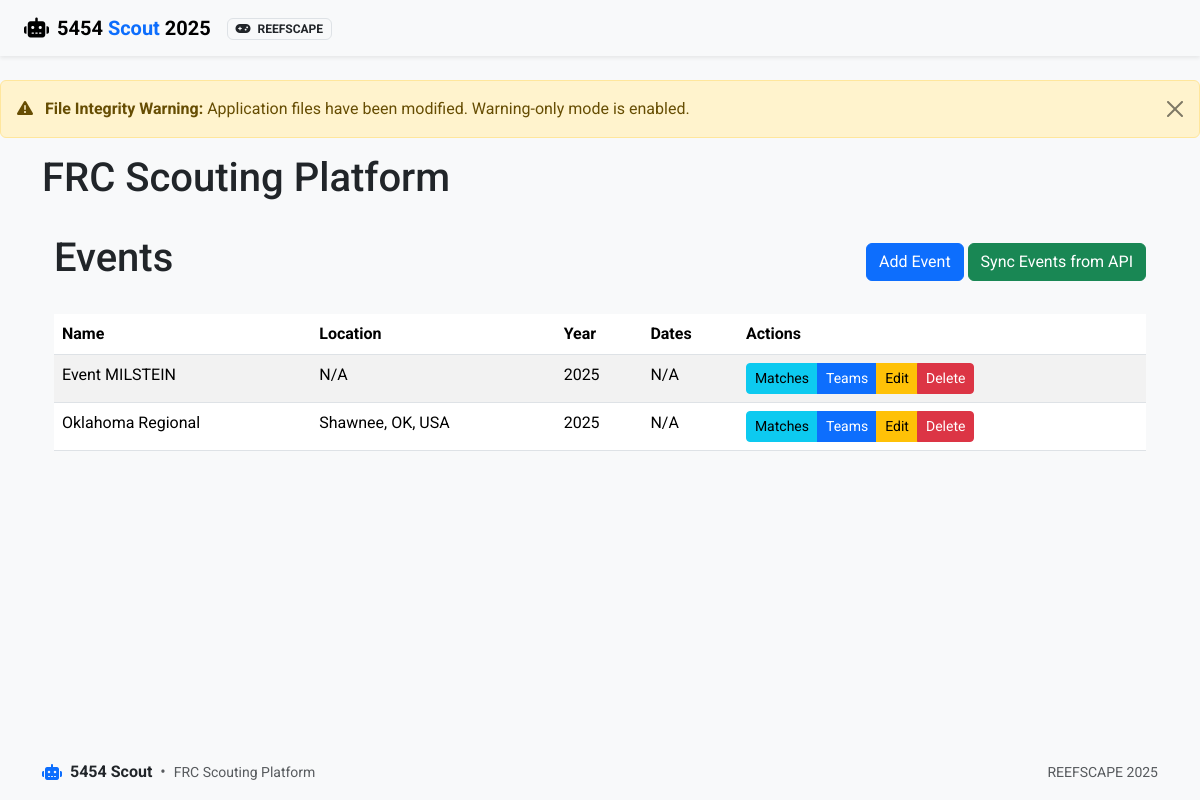
/events/, run on an earlier commit of the app's database.
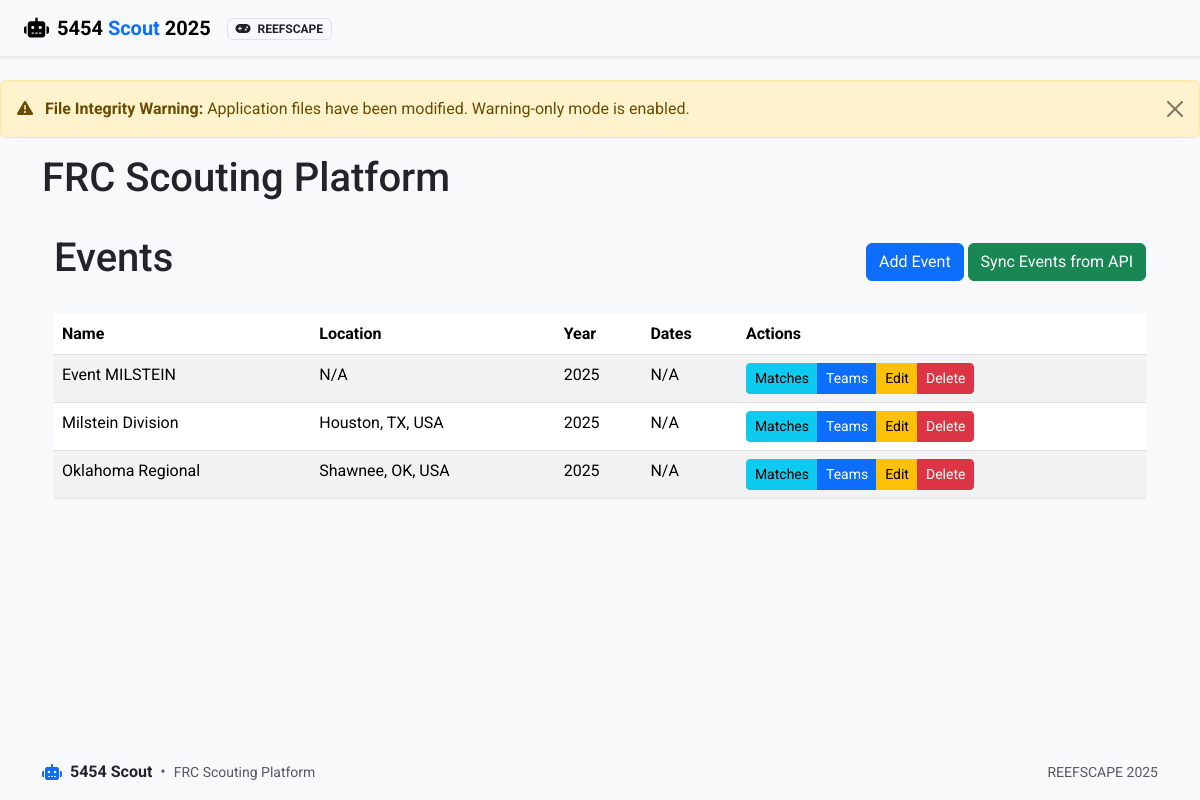
And on a later commit of the database.
### app/models.py (models this page shows, shortened)
class Event(db.Model):
    id = db.Column(db.Integer, primary_key=True)
    name = db.Column(db.String(100), nullable=False)
    code = db.Column(db.String(20), unique=True)  # Event code like "CALA" or "NYRO"
    location = db.Column(db.String(100))
    start_date = db.Column(db.Date)
    end_date = db.Column(db.Date)
    year = db.Column(db.Integer, nullable=False)
    matches = db.relationship('Match', backref='event', lazy=True)

### app/routes/events.py (the view)
@bp.route('/')
def index():
    events = Event.query.order_by(Event.year.desc(), Event.name).all()
    now = datetime.now()
    return render_template('events/index.html', events=events, now=now)

### app/routes/auth.py (called while the page is built)
@bp.app_context_processor
def inject_auth_vars():
    return {
        'current_user': current_user,
        'user_has_role': lambda role: current_user.is_authenticated and current_user.has_role(role)
    }

### run.py (called while the page is built)
@app.before_request
def check_first_run():
    if not User.query.first() and request.path != '/auth/login':
        flash('Database is being initialized. Please wait...', 'info')
        return redirect(url_for('auth.login'))

### app/templates/events/index.html (shortened to what this page needs)
{% extends 'base.html' %}
{% block content %}
<div class="container mt-4">
    <div class="d-flex justify-content-between align-items-center mb-4">
        <h1>Events</h1>
        <div>
            <a href="{{ url_for('events.add') }}" class="btn btn-primary">Add Event</a>
            <button type="button" class="btn btn-success" data-bs-toggle="modal" data-bs-target="#syncModal">
                Sync Events from API
            </button>
        </div>
    </div>
    {% if events %}
    <div class="table-responsive">
        <table class="table table-striped table-hover">
            <thead>
                <tr>
                    <th>Name</th>
                    <th>Location</th>
                    <th>Year</th>
                    <th>Dates</th>
                    <th>Actions</th>
                </tr>
            </thead>
            <tbody>
                {% for event in events %}
                <tr>
                    <td>{{ event.name }}</td>
                    <td>{{ event.location or 'N/A' }}</td>
                    <td>{{ event.year }}</td>
                    <td>
                        {% if event.start_date and event.end_date %}
                            {{ event.start_date.strftime('%m/%d/%Y') }} - {{ event.end_date.strftime('%m/%d/%Y') }}
                        {% elif event.start_date %}
                            {{ event.start_date.strftime('%m/%d/%Y') }}
                        {% else %}
                            N/A
                        {% endif %}
                    </td>
                    <td>
                        <div class="btn-group">
                            <a href="{{ url_for('matches.index', event_id=event.id) }}" class="btn btn-sm btn-info">Matches</a>
                            <a href="{{ url_for('teams.index', event_id=event.id) }}" class="btn btn-sm btn-primary">Teams</a>
                            <a href="{{ url_for('events.edit', event_id=event.id) }}" class="btn btn-sm btn-warning">Edit</a>
                            <button type="button" class="btn btn-sm btn-danger"
                                    data-bs-toggle="modal"
                                    data-bs-target="#deleteModal{{ event.id }}">
                                Delete
                            </button>
                        </div>
                    </td>
                </tr>
                {% endfor %}
            </tbody>
        </table>
    </div>
    {% else %}
    <div class="alert alert-info">
        No events found. Add an event or sync from the API.
    </div>
    {% endif %}
</div>
{% endblock %}

What changed in the data, as far as the page shows it:
added Event: name "Milstein Division", location "Houston, TX, USA", year "2025", shows "N/A"
